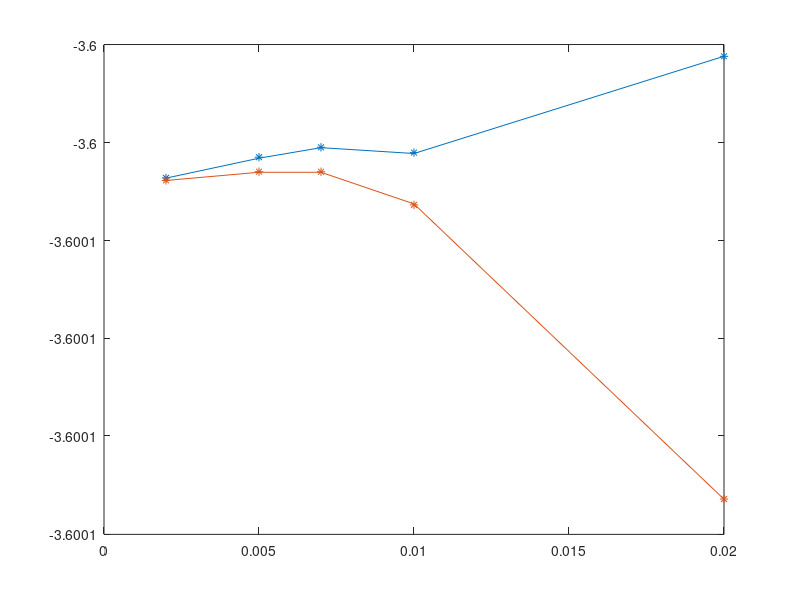

The MATLAB script that drew this image:

% Fermi-Dirac
internal_energy_FD = [-3.59974349952228 -3.59815711174473 -3.59231532018947];
total_energy_FD = [-3.60034354353764 -3.60192443625309 -3.60762140230361];

% MP
internal_energy_MP = [-3.60004891730246 -3.60005062923023 -3.60004387395751 -3.60003285429757 -3.60016667958441];
total_energy_MP = [-3.60004718662695 -3.60004294228174 -3.60004091671256 -3.60004200480545 -3.60002231651294];

% Cold
internal_energy_cold = [-3.60004746374317 -3.60004900868315 -3.60004065281685 -3.60001412492024 -3.60001937828963];
total_energy_cold = [-3.60004768635069 -3.60004590224947 -3.60004591542214 -3.60005269174396 -3.60011284960509];

tsmear = [2e-3 5e-3 7e-3 1e-2 2e-2];

% plot(total_energy_FD,'*-');
% hold on;
plot(tsmear,total_energy_MP,'*-');
hold on;
plot(tsmear,total_energy_cold,'*-');